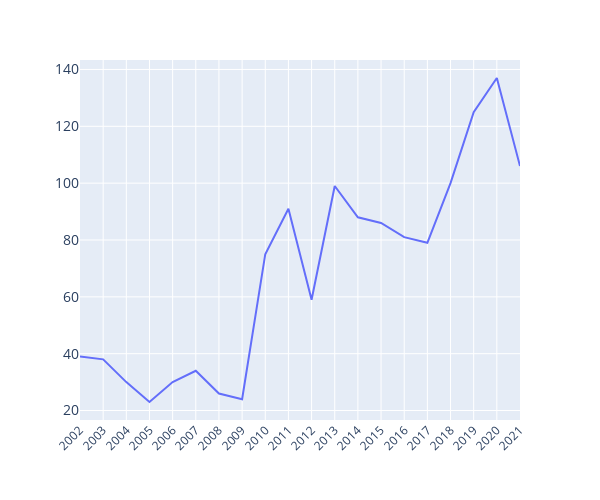

The notebook cell saved with this chart:
### Code cell
fig = px.line(test, x="sched_year", y="nr_airports")
fig.update_layout(
    title="",
    autosize=False,
    width=600,
    height=500,
    xaxis=dict(title="", tickmode="linear", tickfont_size=12, tickangle=-45),
    yaxis=dict(title="", titlefont_size=16, tickfont_size=14),
)
# fig.write_html("./presentation/plots/bar_nr_airports.html")
fig.show()

### Figure 1 — Plotly figure (JSON) as saved in the notebook; plotly's stock layout.template omitted (floating-point values rounded to 4 significant figures)
{"data": [{"hovertemplate": "sched_year=%{x}<br>nr_airports=%{y}<extra></extra>", "legendgroup": "", "line": {"color": "#636efa", "dash": "solid"}, "marker": {"symbol": "circle"}, "mode": "lines", "name": "", "orientation": "v", "showlegend": false, "type": "scatter", "x": [2002, 2003, 2004, 2005, 2006, 2007, 2008, 2009, 2010, 2011, 2012, 2013, 2014, 2015, 2016, 2017, 2018, 2019, 2020, 2021], "xaxis": "x", "y": [39, 38, 30, 23, 30, 34, 26, 24, 75, 91, 59, 99, 88, 86, 81, 79, 100, 125, 137, 106], "yaxis": "y"}], "layout": {"autosize": false, "height": 500, "legend": {"tracegroupgap": 0}, "margin": {"t": 60}, "title": {"text": ""}, "width": 600, "xaxis": {"anchor": "y", "autorange": true, "domain": [0, 1], "range": [2002, 2021], "tickangle": -45, "tickfont": {"size": 12}, "tickmode": "linear", "title": {"text": ""}, "type": "linear"}, "yaxis": {"anchor": "x", "autorange": true, "domain": [0, 1], "range": [16.67, 143.3], "tickfont": {"size": 14}, "title": {"font": {"size": 16}, "text": ""}, "type": "linear"}}}
